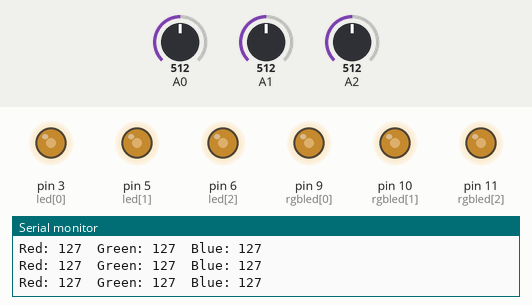
This sketch was run on a simulated Arduino Uno, built with avr-gcc and run on an emulated ATmega328P. On the bench: output pins drawn as LEDs (lit = HIGH), the last lines printed to the serial monitor. Inputs (shaded band) come from the test bench; at power-on: A0 = 512, A1 = 512, A2 = 512.

Above: at 1.2 s.
1.3 s: A0 set to 716
At 2.5 s:
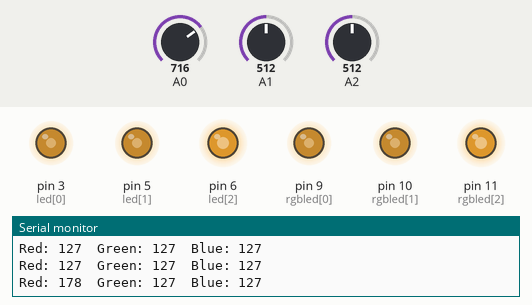
2.8 s: A1 set to 716
At 4.0 s:
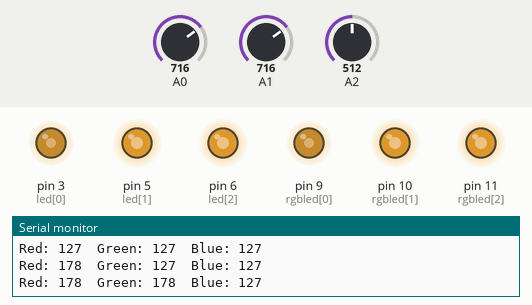
4.3 s: A2 set to 716
At 4.7 s:
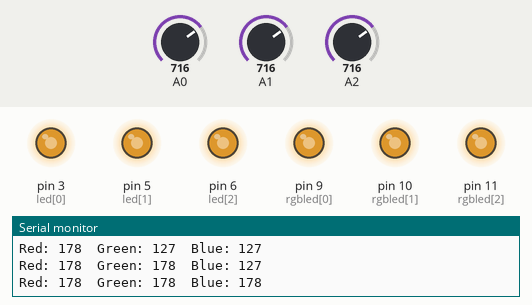
5.8 s: A0 set to 900
At 7.0 s:
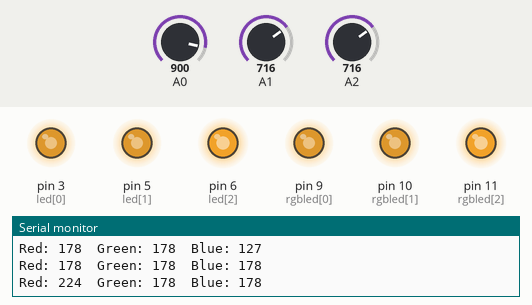
7.3 s: A1 set to 900
At 8.5 s:
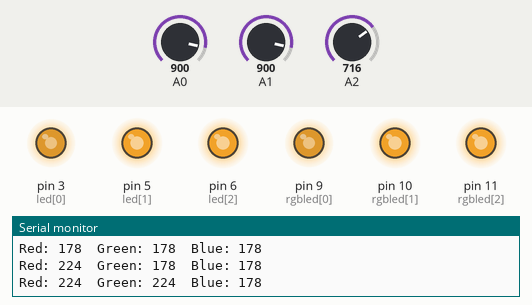
8.8 s: A2 set to 900
At 9.2 s:
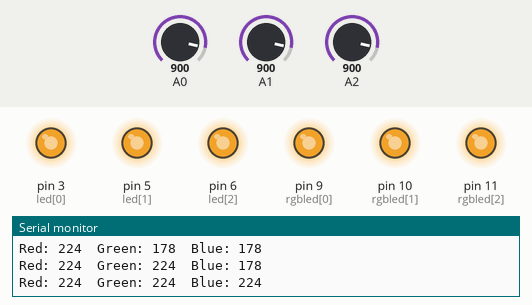
Timing chart, 0 to 11.3 s (numbered marks = the images above; inputs shaded):
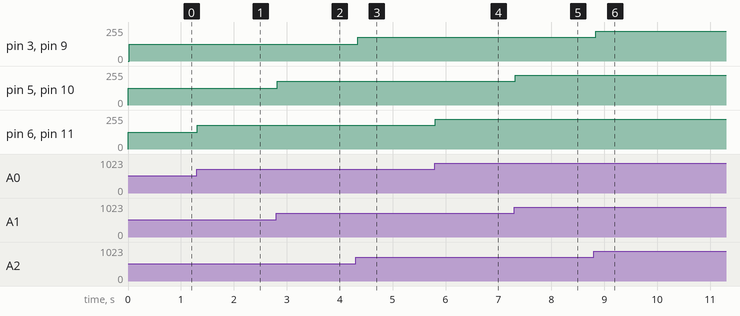

Measured:
- after the input at 1.3 s, pin 6 (led[2]), pin 11 (rgbled[2]): 127/255 → 178/255 at once
- after the input at 2.8 s, pin 5 (led[1]), pin 10 (rgbled[1]): 127/255 → 178/255 at once
- after the input at 4.3 s, pin 3 (led[0]), pin 9 (rgbled[0]): 127/255 → 178/255 at once
- after the input at 5.8 s, pin 6 (led[2]), pin 11 (rgbled[2]): 178/255 → 224/255 at once
- after the input at 7.3 s, pin 5 (led[1]), pin 10 (rgbled[1]): 178/255 → 224/255 at once
- after the input at 8.8 s, pin 3 (led[0]), pin 9 (rgbled[0]): 178/255 → 224/255 at once

The sketch:

AnalogInput_AnalogOutput_CombineRGB.ino
```cpp
/* Case 4. analog input -> analog output */
const int rgbled[3]={9,10,11}; ///(pin) 11=RedLed, 10=GreenLed, 9=BlueLed
const int led[3]={3,5,6}; ///(pin) 6=RedLed, 5=GreenLed, 3=BlueLed
const int pot[3]={0,1,2}; //(pin) 2=RedLed, 1=GreenLed, 0=BlueLed
int value[3]={0}; //(index) 0=Red, 1=Green, 2=Blue
int last_value[3]={0};

void setup()
{
  Serial.begin(9600);
  for(int i=0;i<3;i++)
  {
    pinMode(rgbled[i],OUTPUT);
    pinMode(led[i],OUTPUT);
  }
  Serial.println("");
  Serial.println("Case 4. analog input -> analog output");
  Serial.println("Turn the potentiometer");
}
void loop()
{
  for(int i=0;i<3;i++)
  {
    value[i]=analogRead(pot[i]); //가변저항으로부터 값을 읽어 value값에 넣음
    value[i]=map(value[i], 0, 1023, 0, 255); //10비트를 8비트로 맵핑
    value[i]=constrain(value[i], 0, 255); //value값을 0~255으로 제한
  }
  for(int i=0;i<3;i++)
  {
    if(value[i]!=last_value[i]) //가변저항을 돌릴 때만 출력
      setColor(value[0], value[1], value[2]);
    last_value[i]=value[i];
  }
  delay(50);
}
/*
    setColor함수는 매개변수 값에 따라 PWM으로 RGB LED와 단색 LED를 출력합니다.
    단색LED의 Combine버전이 RGB LED임을 알 수 있습니다
 */
void setColor(int red, int green, int blue)
{
  analogWrite(led[2],red);
  analogWrite(rgbled[2],red);
  Serial.print("Red: ");
  Serial.print(red);
  analogWrite(led[1],green);
  analogWrite(rgbled[1],green);
  Serial.print("\tGreen: ");
  Serial.print(green);
  analogWrite(led[0],blue);
  analogWrite(rgbled[0],blue);
  Serial.print("\tBlue: ");
  Serial.print(blue);
  Serial.println("");
}
```
